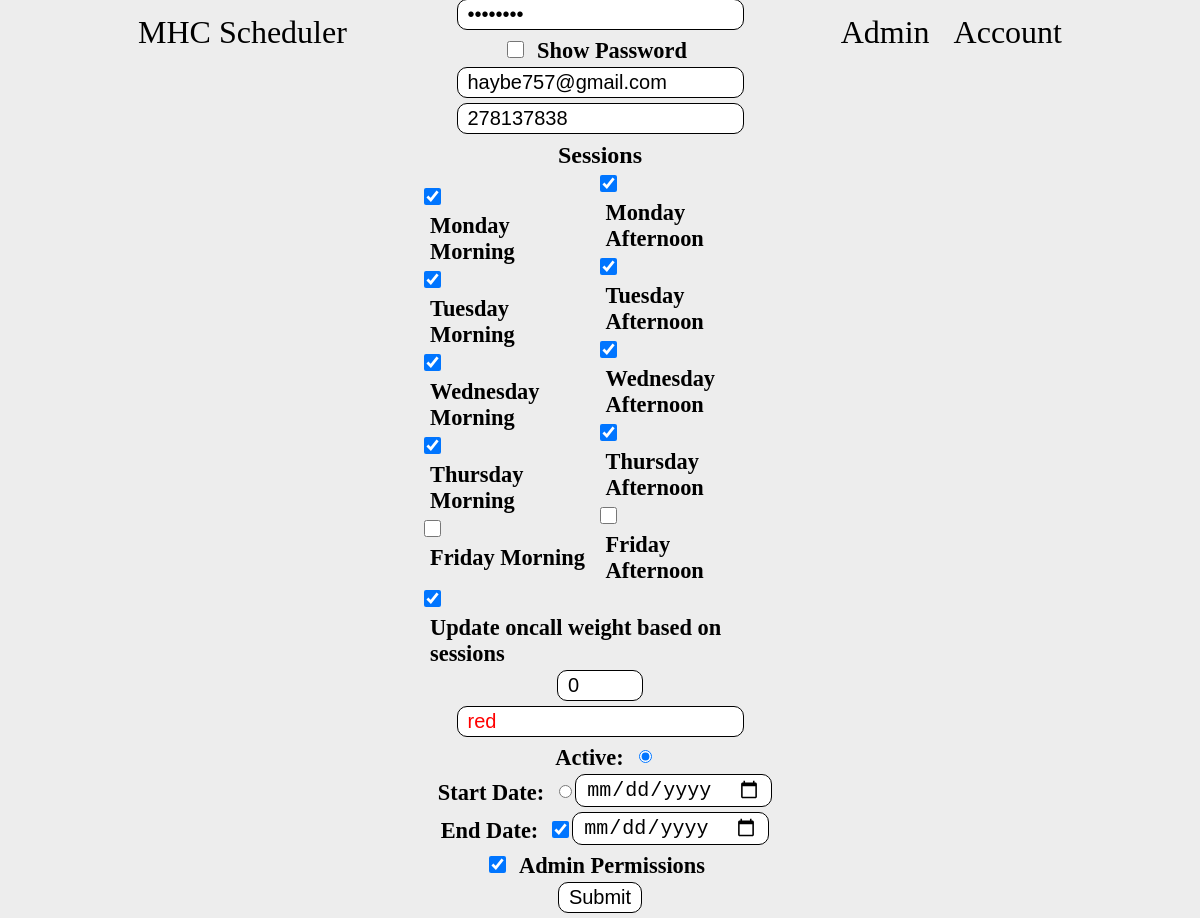
Page /editUser?id=1 on the committed database.
### tables this page shows
CREATE TABLE people (id INTEGER NOT NULL, name varchar(255) NOT NULL, admin bool NOT NULL, diff int NOT NULL, password varchar(255), email varchar(255), number INTEGER, sessions bit(10), weight INTEGER, end_diff int, color varchar(255), active BOOL, activate_date varchar(255), finish_date varchar(255), PRIMARY KEY (id));

### app.py (the view)
@app.route("/editUser", methods=['GET', 'POST'])
def editUser():
    con = sqlite3.connect("main.db")
    con.row_factory = sqlite3.Row
    cur = con.cursor()
    if request.method == "POST":
        if not request.form.get("start") or not request.form.get("name") or not request.form.get("password") or not request.form.get("email") or not request.form.get("number") or not request.form.get("weight") or not request.form.get("color"):
            attackDetails = "Thie could be someone trying to alter the client code to complete the update user form without filling all fields"
            personId = session['user_id']
            cur.execute("INSERT INTO suspicious (person_id, timestamp, type, details) VALUES (?, datetime(), 2, ?)", (personId, attackDetails))
            con.commit()
            cur.close()
            return render_template('editUser.html', user=userData, sessionData=sessionData, warn="Not all fields were filled")
        if not request.form.get("new") and request.form.get("id"):
            userId = request.form.get("id")
        elif not request.form.get("new") and not request.form.get("id"):
            cur.execute("SELECT * FROM people WHERE id = ?;", (person_id,))
            row = cur.fetchone()
            userData = dict(row)
            attackDetails = "Thie could be someone trying to alter the client code to complete the update user form without filling all fields"
            personId = session['user_id']
            cur.execute("INSERT INTO suspicious (person_id, timestamp, type, details) VALUES (?, datetime(), 2, ?)", (personId, attackDetails))
            con.commit()
            cur.close()
            return render_template('editUser.html', user=userData, sessionData=sessionData, warn="Not all fields were filled")
        name = request.form.get("name")
        password = request.form.get("password")
        email = request.form.get("email")
        number = request.form.get("number")
        sessions = request.form.getlist("sessions")
        weight = int(request.form.get("weight"))
        color = request.form.get("color")
        start = request.form.get("start")
        weightAdd = 0
        admin = 0
        sessionsNumber = 0
        if request.form.get("updateWeight"):
            weight = 0
            weightAdd = 1
        if request.form.get("admin"):
            admin = 1
        if request.form.get("endDateCheck"):
            endDate = request.form.get("endDate")
        else:
            endDate = None
        if start == "date":
            active = 0
            startDate = request.form.get("startDate")
        else:
            active = 1
            startDate = None
        for i in range(len(sessions)):
            sessionsNumber += int(sessions[i])
            weight += weightAdd
        if request.form.get("new"): # Create new user
            con.row_factory = lambda cursor, row: row[0]
            listCur = con.cursor()
            listCur.execute("SELECT diff FROM people ORDER BY diff DESC LIMIT 1")
            highestDiff = listCur.fetchall()
            listCur.execute("SELECT end_diff FROM people ORDER BY end_diff DESC LIMIT 1")
            highestEndDiff = listCur.fetchall()
            cur.execute("INSERT INTO people (name, password, email, number, sessions, weight, admin, diff, end_diff, color, finish_date, active, activate_date, diff, end_diff) VALUES (?,?,?,?,?,?,?,0,0,?,?,?,?,?,?)", (name, password, email, number, sessionsNumber, weight, admin, color, endDate, active, startDate, highestDiff, highestEndDiff))
        else: # Edit user
            cur.execute("UPDATE people SET name = ?, password = ?, email = ?, number = ?, sessions = ?, weight = ?, admin = ?, color = ?, finish_date = ?, active = ?, activate_date = ? WHERE id = ?", (name, password, email, number, sessionsNumber, weight, admin, color, endDate, active, startDate, userId))
        con.commit()
        con.close()
        return redirect("./account?users=1")
    else:
        person_id = request.args.get("id")
        if person_id: # Check if fields are filled
            person_id = int(person_id)
            userData = 0
            sessionData = 0
            if person_id != 0:
                cur.execute("SELECT * FROM people WHERE id = ?;", (person_id,))
                row = cur.fetchone()
                userData = dict(row)
                con.close()
                sessionsNumber = userData['sessions']
                sessionData = {}
                daysValues = {"fa": 512, "fm": 256, "tha": 128, "thm": 64, "wa": 32, "wm": 16, "ta": 8, "tm": 4, "ma": 2, "mm": 1}
                if sessionsNumber:
                    for key in daysValues.keys():
                        if sessionsNumber >= daysValues[key]:
                            sessionsNumber -= daysValues[key]
                            sessionData[key] = "Checked"
                        else:
                            sessionData[key] = ""
            return render_template('editUser.html', user=userData, sessionData=sessionData)
        else:
            return redirect("./account")

### app.py (called while the page is built)
@app.after_request
def add_header(response):
    response.headers["Cache-Control"] = "no-store, no-cache, must-revalidate, post-check=0, pre-check=0, max-age=0"
    response.headers["Pragma"] = "no-cache"
    response.headers["Expires"] = "0"
    return response

### templates/editUser.html (shortened to what this page needs)
{% extends "base.html" %}
{% block body %}
<nav>
    <a href="./">MHC Scheduler</a>
    <div>
        <a href="./account">Admin</a>
        <a href="./signin">Account</a>
    </div>
</nav>
<main class="editUser">
    {% if user == 0 %}
    <form action="./editUser?id=0" method="post" class="editUser">
        <p style="color:red; text-align: center; font-size: 1.5rem;">{{ warn }}</p>
        <input type="hidden" name="new" value="1">
        <input required autocomplete="off" type="text" name="name" placeholder="Name">
        <input required autocomplete="off" type="password" name="password" placeholder="Password"id="password">
        <span><input type="checkbox" name="showpassword" id="showPassword" onclick="togglePasswordVisibility()"><label for="showPassword">Show Password</label></span>
        <input required autocomplete="off" type="email" name="email" placeholder="Email">
        <input required autocomplete="off" type="number" name="number" placeholder="Phone Number">
        <h3>Sessions</h3>
        <div class="sessions">
            <div>
                <input type="checkbox" name="sessions" value="1" id="mm"><label for="mm">Monday Morning</label><br>
                <input type="checkbox" name="sessions" value="4" id="tm"><label for="tm">Tuesday Morning</label><br>
                <input type="checkbox" name="sessions" value="16" id="wm"><label for="wm">Wednesday Morning</label><br>
                <input type="checkbox" name="sessions" value="64" id="thm"><label for="thm">Thursday Morning</label><br>
                <input type="checkbox" name="sessions" value="256" id="fm"><label for="fm">Friday Morning</label><br>
            </div>
            <div>
                <input type="checkbox" name="sessions" value="2" id="ma"><label for="ma">Monday Afternoon</label><br>
                <input type="checkbox" name="sessions" value="8" id="ta"><label for="ta">Tuesday Afternoon</label><br>
                <input type="checkbox" name="sessions" value="32" id="wa"><label for="wa">Wednesday Afternoon</label><br>
                <input type="checkbox" name="sessions" value="128" id="tha"><label for="tha">Thursday Afternoon</label><br>
                <input type="checkbox" name="sessions" value="512" id="fa"><label for="fa">Friday Afternoon</label>
            </div>
        </div>
        <span><input checked type="checkbox" name="updateWeight" id="weight"><label for="weight">Update oncall weight based on sessions</label></span>
        <input required autocomplete="off" type="number" name="weight" min="0" max="10" step="1" placeholder="Oncall Weight (1-10)" value="0">
        <input required autocomplete="off" type="text" name="color" placeholder="HTML Color" id="colorInput">
        <div class="sessions">
            <label for="active">Start Now: </label>
            <input type="radio" name="start" value="now" id="active">
        </div>
        <div class="sessions">
            <label for="startDateCheck">Start Date: </label>
            <input type="radio" name="start" id="startDateCheck">
            <input type="date" name="startDate" value="date" placeholder="Start Date" id="DatePicker">
        </div>
        <div class="sessions">
            <label for="endDateCheck">End Date:  </label>
            <input type="checkbox" name="endDateCheck" id="endDateCheck">
            <input type="date" name="endDate" placeholder="Start Date" id="endDatePicker">
        </div>
        <span><input type="checkbox" name="admin" id="admin"><label for="admin">Admin Permissions</label></span>
        <input type="submit" value="Submit">
    {% else %}
    <form action="./editUser?id={{ user['id'] }}" method="post" class="editUser">
        <input required autocomplete="off" type="password" name="password" placeholder="Password" value="{{ user['password'] }}" id="password">
        <span><input type="checkbox" name="showpassword" id="showPassword" onclick="togglePasswordVisibility()"><label for="showPassword">Show Password</label></span>
        <input required autocomplete="off" type="email" name="email" placeholder="Email" value="{{ user['email'] }}">
        <input required autocomplete="off" type="number" name="number" placeholder="Phone Number" value="{{ user['number'] }}">
        <h3>Sessions</h3>
        <div class="sessions">
            <div>
                <input {{ sessionData['mm'] }} type="checkbox" name="sessions" value="1" id="mm"><label for="mm">Monday Morning</label><br>
                <input {{ sessionData['tm'] }} type="checkbox" name="sessions" value="4" id="tm"><label for="tm">Tuesday Morning</label><br>
                <input {{ sessionData['wm'] }} type="checkbox" name="sessions" value="16" id="wm"><label for="wm">Wednesday Morning</label><br>
                <input {{ sessionData['thm'] }} type="checkbox" name="sessions" value="64" id="thm"><label for="thm">Thursday Morning</label><br>
                <input {{ sessionData['fm'] }} type="checkbox" name="sessions" value="256" id="fm"><label for="fm">Friday Morning</label><br>
            </div>
            <div>
                <input {{ sessionData['ma'] }} type="checkbox" name="sessions" value="2" id="ma"><label for="ma">Monday Afternoon</label><br>
                <input {{ sessionData['ta'] }} type="checkbox" name="sessions" value="8" id="ta"><label for="ta">Tuesday Afternoon</label><br>
                <input {{ sessionData['wa'] }} type="checkbox" name="sessions" value="32" id="wa"><label for="wa">Wednesday Afternoon</label><br>
                <input {{ sessionData['tha'] }} type="checkbox" name="sessions" value="128" id="tha"><label for="tha">Thursday Afternoon</label><br>
                <input {{ sessionData['fa'] }} type="checkbox" name="sessions" value="512" id="fa"><label for="fa">Friday Afternoon</label>
            </div>
        </div>
        <span><input checked type="checkbox" name="updateWeight" id="weight"><label for="weight">Update oncall weight based on sessions</label></span>
        <input required autocomplete="off" type="number" name="weight" min="0" max="10" step="1" placeholder="Oncall Weight (1-10)" value="0">
        <input required autocomplete="off" type="text" name="color" placeholder="HTML Color" value="{{ user['color'] }}" id="colorInput">
        <div class="sessions">
            <label for="active">Active: </label>
            {% if user['active'] == 1 %}
            <input checked type="radio" name="start" value="now" id="active">
            {% else %}
            <input type="radio" name="start" value="now" id="active">
            {% endif %}
        </div>
        <div class="sessions">
            <label for="startDateCheck">Start Date: </label>
            {% if user['activate_date'] != None %}
            <input checked type="radio" name="start" id="startDateCheck">
            <input value="{{ user['activate_date'] }}" type="date" name="startDate" id="DatePicker">
            {% else %}
            <input type="radio" name="start" id="startDateCheck">
            <input type="date" name="startDate" id="DatePicker">
            {% endif %}
        </div>
        <div class="sessions">
            <label for="endDateCheck">End Date:  </label>
            {% if user['finish_date'] is defined %}
            <input checked type="checkbox" name="endDateCheck" id="endDateCheck">
            <input value="{{ user['finish_date'] }}" type="date" name="endDate" id="endDatePicker">
            {% else %}
            <input type="checkbox" name="endDateCheck" id="endDateCheck">
            <input type="date" name="endDate" placeholder="Start Date" id="endDatePicker">
            {% endif %}
        </div>
        {% if user['admin'] == 1 %}
        <span><input checked type="checkbox" name="admin" id="admin"><label for="admin">Admin Permissions</label></span>
        {% else %}
        <span><input type="checkbox" name="admin" id="admin"><label for="admin">Admin Permissions</label></span>
        {% endif %}
        <input type="submit" value="Submit">
    </form>
    {% endif %}
</main>
{% endblock %}

### static/main.css (style rules this page uses)
body { background-color: rgb(237, 237, 237); padding: 0 10%; font-family:'Times New Roman', Times, serif; }
main.editUser { display: flex; flex-direction: column; align-items: center; height: 90vh; }
nav { color: black; display: flex; flex-direction: row; justify-content: space-between; align-items: center; height: 6vh; }
.print, nav a { color: black; text-decoration: none; padding: 10px; font-size: 2rem; border-radius: 10px; }
label, select, input, button, form a { display: inline-block; font-size: 1.25rem; padding: 3px 10px; border-radius: 10px; }
label { font-weight: bold; font-size: 1.4rem; }
select, input, button, form a { background-color: white; border: 1px solid black; }
form { margin: 10px 0 20px 0; }
form input[type='checkbox'] { height: 17px; width: 17px; }
form.editUser { display: flex; flex-direction: column; justify-content: center; width: 30vw; margin: auto; }
form input { margin-bottom: 5px; }
form h3 { font-size: 1.5rem; margin: 3px; }
.sessions { display: flex; flex-direction: row; align-items: center; }
.editUser { display: flex; justify-content: center; align-items: center; }

### static/print.css (style rules this page uses)
nav, form, .print { display: none; }

### rows in the picture
people: email "haybe757@gmail.com", number "278137838", color "red"
